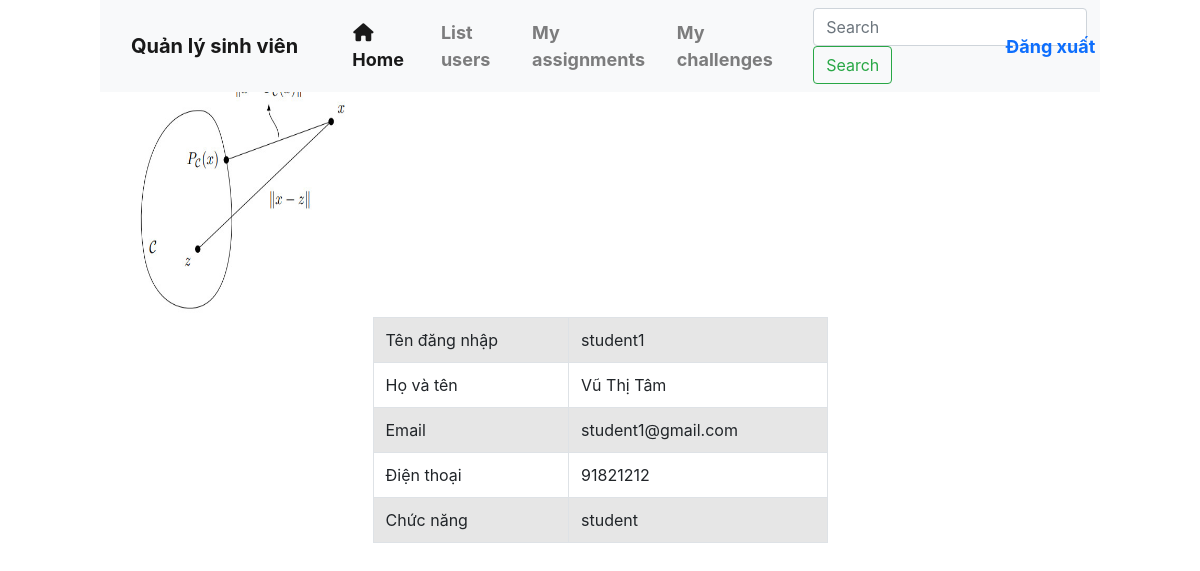
The app's page /detail_user.php (signed in) with its own data.
### tables this page shows
CREATE TABLE `users` (
  `id` int(5) UNSIGNED NOT NULL,
  `username` varchar(50) NOT NULL COMMENT 'Tên đăng nhập',
  `password` varchar(50) NOT NULL COMMENT 'Mật khẩu',
  `hoten` varchar(128) NOT NULL COMMENT 'Họ và tên',
  `email` varchar(128) DEFAULT NULL COMMENT 'Email cá nhân',
  `phone` int(16) UNSIGNED DEFAULT NULL COMMENT 'Số điện thoại',
  `avatar` varchar(512) DEFAULT NULL COMMENT 'Link ảnh đại diện',
  `role` varchar(10) NOT NULL,
  `updatedAt` timestamp NOT NULL DEFAULT current_timestamp() ON UPDATE current_timestamp()
);

### detail_user.php (the view, shortened to what this page needs)
<?php
	if (!isset($_SESSION['username'])||!isset($_SESSION['id'])||!isset($_SESSION['role'])) {
		echo '<script language="javascript">alert("You need login first!"); window.location="login.php"</script>';
	} else {
        $id = $_SESSION['id'];
    }
	include("connect.php");
?>
<html>
<head>
    <link rel="stylesheet" href="style.css"/>
</head>
<body>
    <?php include("header.php") ?>
    <div class="col-md-10 mx-auto">
        <h1>Profile</h1>
        <?php
        $sql = "SELECT * FROM users WHERE id = $id";
        $result = $connect->query($sql);
        $row = mysqli_fetch_array($result);
        echo '<img height="250" width="250" src="http://localhost/challenge5a/'.$row['avatar'].'" />';
        ?>
        <div class="col-md-6 mx-auto">
            <table class="table table-bordered table-striped">
                <tr>
                    <td>Tên đăng nhập</td>
                    <td><?php echo $row['username']; ?></td>
                </tr>
                <tr>
                    <td>Họ và tên</th>
                    <td><?php echo $row['hoten']; ?></td>
                </tr>
                <tr>
                    <td>Email</td>
                    <td><?php echo $row['email']; ?></td>
                </tr>
                <tr>
                    <td>Điện thoại</td>
                    <td><?php echo $row['phone']; ?></td>
                </tr>
                <tr>
                    <td>Chức năng</td>
                    <td><?php echo $row['role']; ?></td>
                </tr>
            </table>
         </div>
    </div>
</body>

### style.css (style rules this page uses)
.table { width: 50%; }

### records on screen
users: avatar (picture), username "student1", hoten "Vũ Thị Tâm", email "student1@gmail.com", phone "91821212", role "student"
